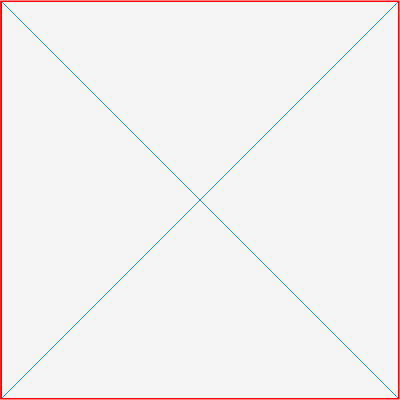
Frame 1 (no input)
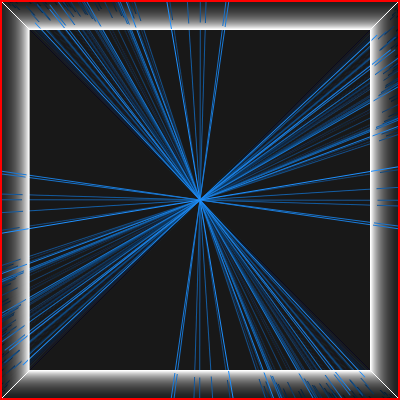
Frame 60 (no input)
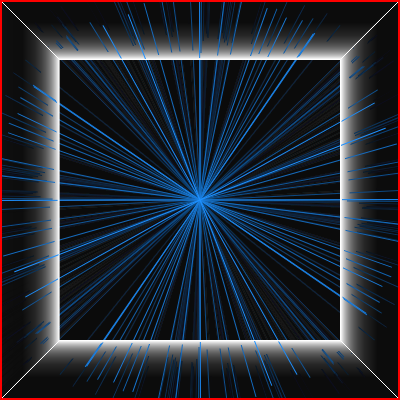
Frame 120 (the mouse pressed at the canvas centre since frame 60)

The p5.js sketch that drew these frames (run headless with seeded random() and noise() and a simulated clock; from frame 60 on, the mouse is pressed at the canvas centre):

// p5.js sketch
// ── sketch.js
// File: 032318_5

let change = 0
let direction = 1
let angle = 0

function setup() {
  createCanvas(400, 400)
  background(0)
  pixelDensity(displayDensity())

  angleMode(DEGREES)
  rectMode(CENTER)
  textAlign(CENTER)
}

function draw() {
  background(0, 10)
  // background(0,50)

  // Connections
  push()
  // stroke(255, 165, 0)
  // background(0,30)
  stroke(255)
  line(1, 1, change / 2, change / 2) /*Top Left*/
  line(width, 0, width - change / 2, change / 2) /*Top Right*/
  line(width, height, width - change / 2, height - change / 2) /*Bottom Right*/
  line(0, height, change / 2, height - change / 2) /*Bottom Left*/
  pop()

  push()
  fill(255, 165, 0)
  // background(0,30)

    // text("Framecount: "+frameCount, width/2, height/6)
    translate(width/2, height/2)
    rotate(random()*angle)
    translate(-width/2, -height/2)


  // stroke(255,0,0)
  stroke(30, 144, 255)
  line(width/2, height/2, change / 2, change / 2) /*Top Left*/
  // stroke(255)
  line(width/2, height/2, width - change / 2, change / 2) /*Top Right*/
  line(width/2, height/2, width - change / 2, height - change / 2) /*Bottom Right*/
  line(width/2, height/2, change / 2, height - change / 2) /*Bottom Left*/
  pop()

  // Red Rectangle
  push()
  stroke(255, 0, 0)
  strokeWeight(3)
  noFill()
  rect(width / 2, height / 2, width - 1, height - 1)
  pop()

  // White Rectangle

  push()
  stroke(255)
  noFill()
  rect(width / 2, height / 2, width - change, height - change)
  pop()
  change += (direction)
  // change += (direction * random(-1,1))

  if (change > width || change < 0 || change > height) {
    direction *= -1
  }

  angle ++

}
